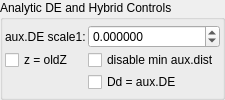
    <widget class="QGroupBox" name="groupBox_4">
     <property name="title">
      <string>Analytic DE and Hybrid Controls</string>
     </property>
     <layout class="QVBoxLayout" name="verticalLayout_8">
      <property name="leftMargin">
       <number>2</number>
      </property>
      <property name="topMargin">
       <number>2</number>
      </property>
      <property name="rightMargin">
       <number>2</number>
      </property>
      <property name="bottomMargin">
       <number>2</number>
      </property>
      <item>
       <layout class="QGridLayout" name="gridLayout_26" columnstretch="0,0,1">
        <property name="spacing">
         <number>2</number>
        </property>
        <item row="0" column="2">
         <widget class="MyDoubleSpinBox" name="spinbox_analyticDE_scale_1">
          <property name="sizePolicy">
           <sizepolicy hsizetype="Minimum" vsizetype="Maximum">
            <horstretch>0</horstretch>
            <verstretch>0</verstretch>
           </sizepolicy>
          </property>
          <property name="prefix">
           <string/>
          </property>
          <property name="suffix">
           <string/>
          </property>
          <property name="decimals">
           <number>6</number>
          </property>
          <property name="minimum">
           <double>-99.989999999999995</double>
          </property>
          <property name="maximum">
           <double>99.989999999999995</double>
          </property>
          <property name="singleStep">
           <double>0.100000000000000</double>
          </property>
         </widget>
        </item>
        <item row="0" column="1">
         <widget class="QLabel" name="label_177">
          <property name="text">
           <string>aux.DE scale1:</string>
          </property>
         </widget>
        </item>
        <item row="1" column="2">
         <widget class="MyCheckBox" name="checkBox_transf_function_enabledX_false">
          <property name="text">
           <string>disable min aux.dist</string>
          </property>
         </widget>
        </item>
        <item row="1" column="1">
         <widget class="MyCheckBox" name="checkBox_analyticDE_enabled_false">
          <property name="text">
           <string>z = oldZ</string>
          </property>
         </widget>
        </item>
        <item row="2" column="2">
         <widget class="MyCheckBox" name="checkBox_transf_function_enabledBy_false">
          <property name="text">
           <string>Dd = aux.DE</string>
          </property>
         </widget>
        </item>
       </layout>
      </item>
     </layout>
    </widget>
